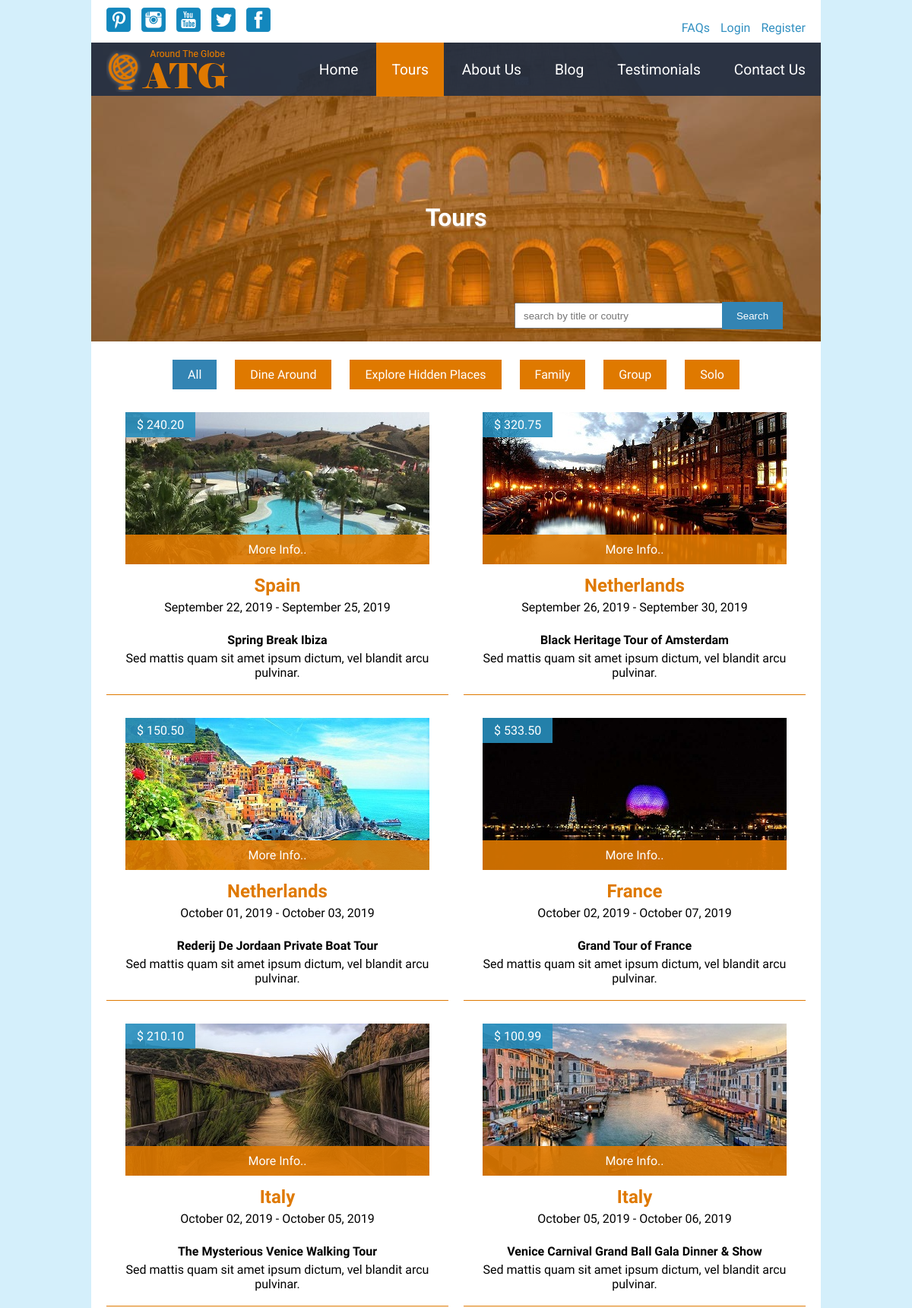
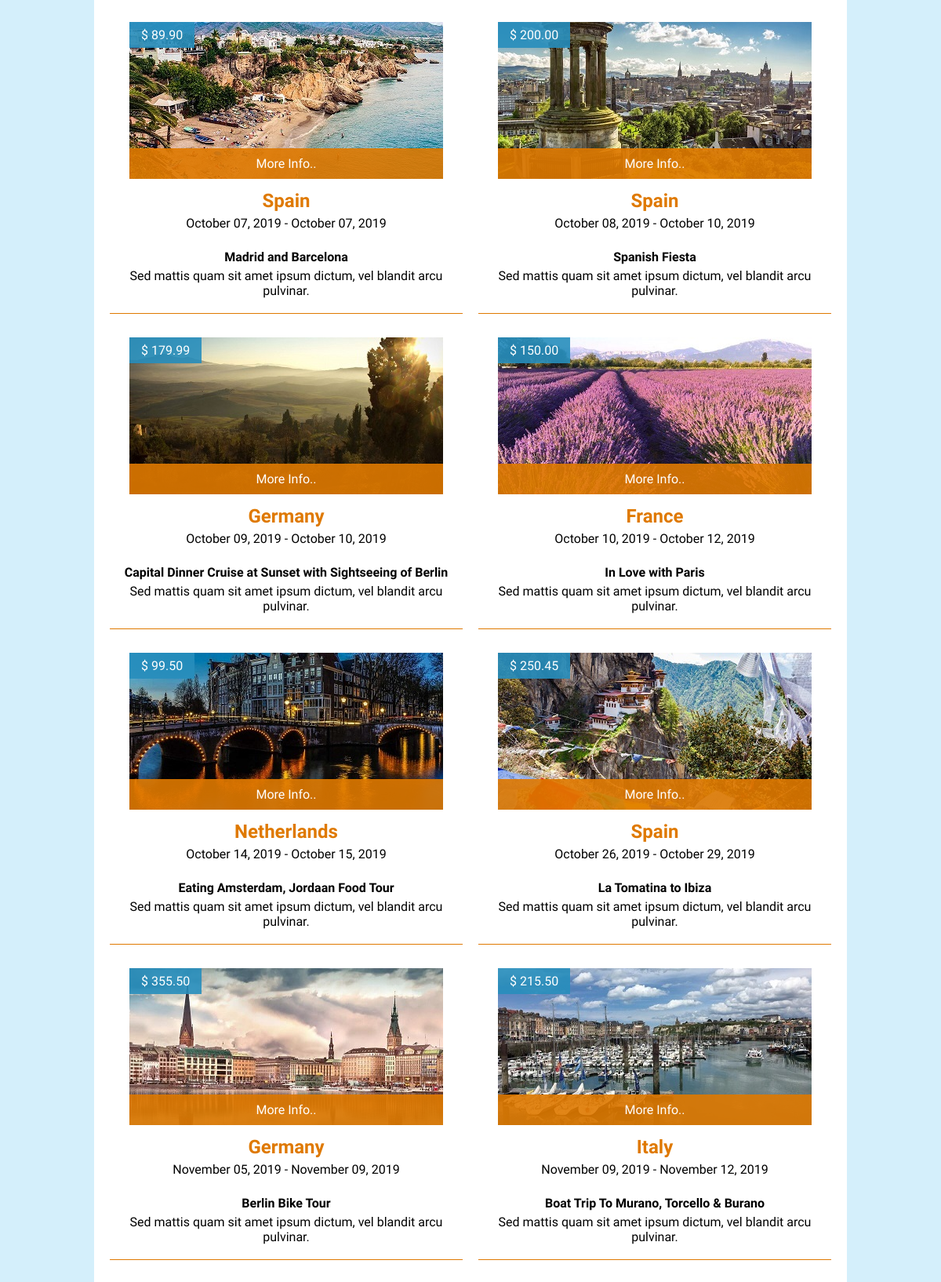
The app's page /tours.php (upper part) with its own data (2 pictures, top to bottom).
### tables this page shows
CREATE TABLE `categories` (
  `category_id` int(11) NOT NULL AUTO_INCREMENT,
  `name` varchar(60) NOT NULL,
  `description` text,
  `created_at` datetime NOT NULL DEFAULT CURRENT_TIMESTAMP,
  `updated_at` datetime DEFAULT NULL,
  PRIMARY KEY (`category_id`)
);

CREATE TABLE `tours` (
  `tour_id` int(11) NOT NULL AUTO_INCREMENT,
  `title` varchar(255) NOT NULL,
  `category_id` int(11) NOT NULL,
  `featured_image` varchar(255) NOT NULL,
  `thumbnail_image` varchar(255) NOT NULL,
  `description` text NOT NULL,
  `country` varchar(20) NOT NULL,
  `from_date` date NOT NULL,
  `to_date` date NOT NULL,
  `price` decimal(5,2) NOT NULL,
  `booking_ends` date NOT NULL,
  `bookings_available` int(3) NOT NULL,
  `max_allowed_bookings` int(1) NOT NULL,
  `is_featured` tinyint(1) NOT NULL DEFAULT '0',
  `is_published` tinyint(1) NOT NULL DEFAULT '0',
  `created_at` datetime NOT NULL DEFAULT CURRENT_TIMESTAMP,
  `updated_at` datetime DEFAULT NULL,
  PRIMARY KEY (`tour_id`)
);

### app/functions.php (called while the page is built, shortened)
<?php
	function esc($string)
	{
		return htmlentities($string, null, "UTF-8");
	}
	function esc_attr($string)
	{
		return htmlentities($string, ENT_QUOTES, "UTF-8");
	}
	function clean($field)
	{
		if(!empty($_POST[$field])) {
			return esc_attr($_POST[$field]);
		} else {
			return '';
		}
	}

### autoloaders.php (called while the page is built, shortened)
<?php
$autoload = function ($class){
	$prefix = "App\\";
	$base_dir = __DIR__ . '/classes/';
	$len = strlen($prefix);
	$sub_class = substr($class, $len);
	$file = $base_dir . str_replace('\\', '/', $sub_class) . '.php';
};

### classes/Model.php (called while the page is built, shortened)
<?php
class Model
{
	protected static $dbh;
	public static function init($dbh)
	{
		static::$dbh = $dbh;
	}
	public function all($order_by, $for)
	{
		$query = "SELECT * FROM {$this->table} ORDER BY $order_by";
		$stmt = static::$dbh->prepare($query);
		$stmt->execute();
		return $stmt->fetchAll(\PDO::FETCH_ASSOC);
	}
}

### classes/TourModel.php (called while the page is built, shortened)
<?php
class TourModel extends Model
{
	protected $table = 'tours';
	public function all($order_by, $for)
	{
		$condition = '';
		if($for == 'frontend'){
			$current_date = date('Y-m-d');
			$condition = " WHERE is_published = true and
							booking_ends >= '$current_date' ";
		}
		$query = "SELECT
					tours.*,
					categories.name as category
					FROM
					{$this->table}
					JOIN
					categories USING(category_id)
					$condition
					ORDER BY
					$order_by";
		$stmt = static::$dbh->prepare($query);
		$stmt->execute();
		return $stmt->fetchAll(\PDO::FETCH_ASSOC);
	}
}

### public/tours.php (the view, shortened to what this page needs)
<?php
    $heading = 'Tours';
    $obj_tour = new TourModel;
    if(!empty($_GET['category_id'])){
        $tours = $obj_tour->allByCategory('from_date',
                                          'frontend', $_GET['category_id']);
    } else {
        $tours = $obj_tour->all('from_date', 'frontend');
    }
    $obj_category = new CategoryModel;
    $categories = $obj_category->all('name', 'frontend');
    require '../inc/head.inc.php';
    require '../inc/header.inc.php';
?>
      <main>
        <div id="hero">
          <img src="images/banner.jpg" alt="banner image">
          <div>
            <h1><?=esc($heading)?></h1>
          </div>
          <div class="search">
            <form method="post" action="<?=esc_attr($_SERVER['PHP_SELF'])?>">
              <input type="text" class="txt_search" name="search"
                placeholder="search by title or coutry"
                value="<?=clean('search')?>">
              <button type="submit">Search</button>
            </form>
          </div>
        </div>
        <div class="categories">
          <a href="tours.php"
            class="<?php
              if(empty($_GET['category_id']) && empty($_POST['search'])){
                  echo esc_attr('selected');
              }
            ?>">All</a>
          <?php foreach ($categories as $category) : ?>
              <a href="tours.php?category_id=<?=esc_attr($category['category_id'])?>"
                  class="<?php
                      if(!empty($_GET['category_id'])){
                        if($category['category_id'] == $_GET['category_id']){
                            echo esc_attr('selected');
                        }
                      }
                  ?>"
                >
                <?=esc($category['name'])?>
              </a>
          <?php endforeach; ?>
        </div>
        <?php
          if (count($tours) > 0) :
            $counter = 0;
            $css_class_align = 'left';
            foreach ($tours as $tour) :
              $counter++;
              if($counter%2 == 1) {
                $css_class_align = 'left';
                echo '<div class="tour_container">';
              } else {
                $css_class_align = 'right';
              }
          ?>
              <div class="tour_box <?=esc_attr($css_class_align)?>">
                <div class="img">
                  <img src="images/uploads/tours/thumbnail/<?=esc_attr($tour['thumbnail_image'])?>" alt="<?=esc_attr($tour['thumbnail_image'])?>">
                  <span class="rate">
                    <?php
                      $price = '$ ' . $tour['price'];
                      echo esc($price);
                    ?>
                  </span>
                  <span class="more"><a href="single_tour.php?tour_id=<?=esc_attr($tour['tour_id'])?>">More Info..</a></span>
                </div>
                <div class="description">
                  <h2><?=esc($tour['country'])?></h2>
                  <p>
                    <?php
                        $formatted_from_date = date('F d, Y', strtotime($tour['from_date']));
                        $formatted_to_date = date('F d, Y', strtotime($tour['to_date']));
                        $duration = $formatted_from_date . ' - ' . $formatted_to_date;
                        echo esc($duration);
                    ?>
                  </p>
                  <br/>
                  <p><strong><?=esc($tour['title'])?></strong></p>
                  <p><?=esc(substr($tour['description'], 0, 100))?></p>
                  <br/>
                </div>
              </div>
          <?php
            if($counter%2 == 0) {
                echo '</div>';
              } else {
                if($counter == count($tours)){
                  echo '</div>';
                }
              }
            endforeach;
          endif;
      ?>
      </main>
      <?php
          require '../inc/footer.inc.php';
      ?>

### public/css/style.css (style rules this page uses)
body { margin: 0; background-color: #d4effb; font-size: 16px; font-family: 'Raleway', Tahoma, sans-serif; }
main { background-color: #fff; }
main div#hero { position: relative; }
main div#hero img { width: 960px; height: 393px; display: inline-block; }

### public/css/mobile.css (style rules this page uses)
body { margin: 0; font-size: 16px; font-family: 'Raleway', Tahoma, sans-serif; }
main div#hero { position: relative; }
main div#hero img { max-width: 100%; height: auto; min-height: 300px; }

### public/css/print.css (style rules this page uses)
body { margin: 0; background-color: #d4effb; font-size: 16px; font-family: 'Raleway', Tahoma, sans-serif; }
main { background-color: #fff; }
main div#hero { position: relative; }
main div#hero img { width: 960px; height: 393px; display: inline-block; }

### records on screen
categories: name "Dine Around"
categories: name "Explore Hidden Places"
categories: name "Family"
categories: name "Group"
categories: name "Solo"
tours: thumbnail_image (picture), price "$ 240.20", country "Spain", duration "September 22, 2019 - September 25, 2019", title "Spring Break Ibiza", description "Sed mattis quam sit amet ipsum dictum, vel blandit arcu pulvinar."
tours: thumbnail_image (picture), price "$ 320.75", country "Netherlands", duration "September 26, 2019 - September 30, 2019", title "Black Heritage Tour of Amsterdam", description "Sed mattis quam sit amet ipsum dictum, vel blandit arcu pulvinar."
tours: thumbnail_image (picture), price "$ 150.50", country "Netherlands", duration "October 01, 2019 - October 03, 2019", title "Rederij De Jordaan Private Boat Tour", description "Sed mattis quam sit amet ipsum dictum, vel blandit arcu pulvinar."
tours: thumbnail_image (picture), price "$ 533.50", country "France", duration "October 02, 2019 - October 07, 2019", title "Grand Tour of France", description "Sed mattis quam sit amet ipsum dictum, vel blandit arcu pulvinar."
tours: thumbnail_image (picture), price "$ 210.10", country "Italy", duration "October 02, 2019 - October 05, 2019", title "The Mysterious Venice Walking Tour", description "Sed mattis quam sit amet ipsum dictum, vel blandit arcu pulvinar."
tours: thumbnail_image (picture), price "$ 100.99", country "Italy", duration "October 05, 2019 - October 06, 2019", title "Venice Carnival Grand Ball Gala Dinner & Show", description "Sed mattis quam sit amet ipsum dictum, vel blandit arcu pulvinar."
tours: thumbnail_image (picture), price "$ 89.90", country "Spain", duration "October 07, 2019 - October 07, 2019", title "Madrid and Barcelona", description "Sed mattis quam sit amet ipsum dictum, vel blandit arcu pulvinar."
tours: thumbnail_image (picture), price "$ 200.00", country "Spain", duration "October 08, 2019 - October 10, 2019", title "Spanish Fiesta", description "Sed mattis quam sit amet ipsum dictum, vel blandit arcu pulvinar."
tours: thumbnail_image (picture), price "$ 179.99", country "Germany", duration "October 09, 2019 - October 10, 2019", title "Capital Dinner Cruise at Sunset with Sightseeing of Berlin", description "Sed mattis quam sit amet ipsum dictum, vel blandit arcu pulvinar."
tours: thumbnail_image (picture), price "$ 150.00", country "France", duration "October 10, 2019 - October 12, 2019", title "In Love with Paris", description "Sed mattis quam sit amet ipsum dictum, vel blandit arcu pulvinar."
tours: thumbnail_image (picture), price "$ 99.50", country "Netherlands", duration "October 14, 2019 - October 15, 2019", title "Eating Amsterdam, Jordaan Food Tour", description "Sed mattis quam sit amet ipsum dictum, vel blandit arcu pulvinar."
tours: thumbnail_image (picture), price "$ 250.45", country "Spain", duration "October 26, 2019 - October 29, 2019", title "La Tomatina to Ibiza", description "Sed mattis quam sit amet ipsum dictum, vel blandit arcu pulvinar."
tours: thumbnail_image (picture), price "$ 355.50", country "Germany", duration "November 05, 2019 - November 09, 2019", title "Berlin Bike Tour", description "Sed mattis quam sit amet ipsum dictum, vel blandit arcu pulvinar."
tours: thumbnail_image (picture), price "$ 215.50", country "Italy", duration "November 09, 2019 - November 12, 2019", title "Boat Trip To Murano, Torcello & Burano", description "Sed mattis quam sit amet ipsum dictum, vel blandit arcu pulvinar."

### other values on screen
$heading "Tours"
